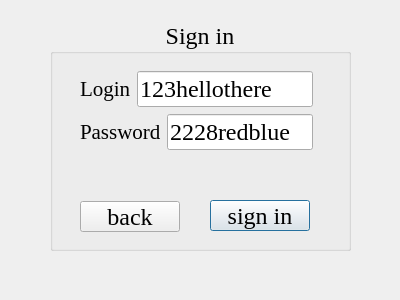
<?xml version="1.0" encoding="UTF-8"?>
<ui version="4.0">
 <class>sign_in</class>
 <widget class="QDialog" name="sign_in">
  <property name="geometry">
   <rect>
    <x>0</x>
    <y>0</y>
    <width>400</width>
    <height>300</height>
   </rect>
  </property>
  <property name="windowTitle">
   <string>Dialog</string>
  </property>
  <widget class="QGroupBox" name="groupBox">
   <property name="geometry">
    <rect>
     <x>50</x>
     <y>20</y>
     <width>301</width>
     <height>231</height>
    </rect>
   </property>
   <property name="font">
    <font>
     <family>Times New Roman</family>
     <pointsize>18</pointsize>
    </font>
   </property>
   <property name="title">
    <string>Sign in</string>
   </property>
   <property name="alignment">
    <set>Qt::AlignCenter</set>
   </property>
   <widget class="QPushButton" name="signIn">
    <property name="geometry">
     <rect>
      <x>160</x>
      <y>180</y>
      <width>100</width>
      <height>31</height>
     </rect>
    </property>
    <property name="text">
     <string>sign in</string>
    </property>
   </widget>
   <widget class="QWidget" name="layoutWidget">
    <property name="geometry">
     <rect>
      <x>30</x>
      <y>50</y>
      <width>233</width>
      <height>81</height>
     </rect>
    </property>
    <layout class="QVBoxLayout" name="verticalLayout">
     <item>
      <layout class="QHBoxLayout" name="horizontalLayout">
       <item>
        <widget class="QLabel" name="label">
         <property name="font">
          <font>
           <family>Times New Roman</family>
           <pointsize>16</pointsize>
          </font>
         </property>
         <property name="text">
          <string>Login</string>
         </property>
        </widget>
       </item>
       <item>
        <widget class="QLineEdit" name="logIn">
         <property name="text">
          <string>123hellothere</string>
         </property>
        </widget>
       </item>
      </layout>
     </item>
     <item>
      <layout class="QHBoxLayout" name="horizontalLayout_2">
       <item>
        <widget class="QLabel" name="label_2">
         <property name="font">
          <font>
           <family>Times New Roman</family>
           <pointsize>16</pointsize>
          </font>
         </property>
         <property name="text">
          <string>Password</string>
         </property>
        </widget>
       </item>
       <item>
        <widget class="QLineEdit" name="password">
         <property name="text">
          <string>2228redblue</string>
         </property>
        </widget>
       </item>
      </layout>
     </item>
    </layout>
   </widget>
   <widget class="QPushButton" name="back">
    <property name="geometry">
     <rect>
      <x>30</x>
      <y>181</y>
      <width>100</width>
      <height>31</height>
     </rect>
    </property>
    <property name="text">
     <string>back</string>
    </property>
   </widget>
  </widget>
 </widget>
 <resources/>
 <connections/>
</ui>
